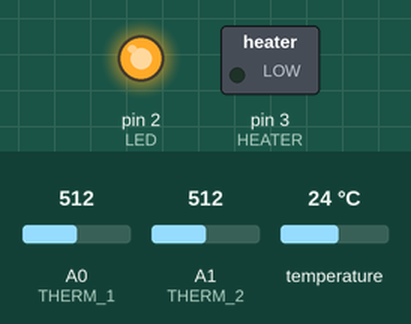
Simulated run of this sketch. Board: Arduino Uno, built with avr-gcc and run on an emulated ATmega328P. On the bench: switched loads named in the sketch (green lamp = pin HIGH), output pins drawn as LEDs (lit = HIGH). The test bench sets the inputs (shaded band); at power-on: A1 (THERM_2) = 512, A0 (THERM_1) = 512, temperature 24 °C. What the sketch prints to the serial monitor is not drawn.

Above: at 1.5 s.
1.6 s: A1 (THERM_2) set to 765
3.1 s: A1 (THERM_2) set to 784
Timing chart, 0 to 6.1 s (numbered marks = the images above; inputs shaded):
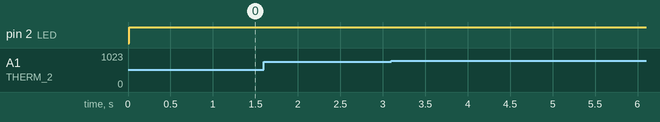

The sketch:

Uno_Transparent_Ice_V5.ino
```cpp
#include <OneWire.h>
#include <DallasTemperature.h>
#include <Wire.h>

// Project Four - Heat maker
//
#define LED 2 //connect LED to digital pin2
#define HEATER 3
#define ONE_WIRE_BUS 7
#define THERM_1 A0   // In the middle of the cup
#define THERM_2 A1   // At the bottom of the cup

#define THERMISTORNOMINAL 10000   // resistance at 25 degrees C
#define TEMPERATURENOMINAL 25     // temp. for nominal resistance (almost always 25 C)
#define NUMSAMPLES 5              // Filter
#define BCOEFFICIENT 3950         // The beta coefficient of the thermistor (usually 3000-4000)
#define SERIESRESISTOR 10000      // the value of the 'other' resistor

const int chipSelect = 4;
const float maxFreqVal = 80.0;

// Setup a oneWire instance to communicate with any OneWire devices (not just Maxim/Dallas temperature ICs)
OneWire oneWire(ONE_WIRE_BUS);

// Pass our oneWire reference to Dallas Temperature.
DallasTemperature sensors(&oneWire);

unsigned long startTime;
int volatileTemp = 0;
bool cont = true;
int count = 0;
int therm1Samp[NUMSAMPLES];
int therm2Samp[NUMSAMPLES];
bool initialPreFreezeState = false;
float* focusedProbeTemp;
float* prevFocusedProbeTemp;

void setup()
{
  //  pinMode(10, OUTPUT);
  //  digitalWrite(10, HIGH);
  pinMode(HEATER, OUTPUT);
  pinMode(LED, OUTPUT);
  Serial.begin(9600);

  // Start up the library
  sensors.begin();
  analogReference(EXTERNAL);
  Wire.begin();

}

void loop()
{
  float heatSinkTemp = 0.0;
  float therm1 = 0.0;
  float therm2 = 0.0;
  uint8_t i;
  float therm1Avg = 0;
  float therm2Avg = 0;
  String dataString = "";
  String tempStatus = "";

  //// Turn on LED
  digitalWrite(LED, HIGH);

  //// Request for temperature(F) to probe closest to heat sink.
  sensors.requestTemperatures();
  heatSinkTemp = DallasTemperature::toFahrenheit(sensors.getTempCByIndex(0));

  //// Thermistor 1 (middle of cup) and 2 (bottom of cup)

  // Sum N samples with delay
  for (i = 0; i < NUMSAMPLES; i++) {
    therm1Samp[i] = analogRead(THERM_1);
    therm2Samp[i] = analogRead(THERM_2);
    delay(10);
  }

  // Average samples
  for (i = 0; i < NUMSAMPLES; i++) {
    therm1Avg += therm1Samp[i];
    therm2Avg += therm2Samp[i];
  }
  therm1Avg /= NUMSAMPLES;
  therm2Avg /= NUMSAMPLES;

  // Convert value to thermistor resistance
  therm1Avg = valToThermRes(therm1Avg);
  therm2Avg = valToThermRes(therm2Avg);

  // Convert average thermal resistance to temperature (F)
  therm1 = resToFahren(therm1Avg);
  therm2 = resToFahren(therm2Avg);

  ////  Heater logic

  // Beginning initialization state of the freezing process.
  // Cool container down to 33.0 F from variable intial temp.
  if (!initialPreFreezeState && therm2 >= 33.0) {
    analogWrite(HEATER, 0);
  } else if (!initialPreFreezeState && therm2 < 33.0) {
    initialPreFreezeState = true;
    startTime = millis();
    focusedProbeTemp = &therm2;
    prevFocusedProbeTemp = &therm2;
    volatileTemp = 70;  // Beginning at approx. 28%
  }

  if (initialPreFreezeState) {

    // Code to focus on which probe gain data from based on ice level.

    // Measuring in 30 minute intervals
    if (((millis() - startTime) % 1800000) == 0) {
      count++;
    }

    if (*prevFocusedProbeTemp < 30.5) {
      if (count >= 2 && focusedProbeTemp == &therm2) {
        focusedProbeTemp = &therm1;
      } else if (count >= 4 && focusedProbeTemp == &therm1) {
        prevFocusedProbeTemp = &therm1;
        focusedProbeTemp = &heatSinkTemp;
      }
    }

    if ((*focusedProbeTemp >= 31.5) && (*focusedProbeTemp <= 32.5)) {
      if ((heatSinkTemp >= therm1) && (therm1 > therm2)) {
        // Do nothing. Probably use a go to statemnt or whatever...
        // Ideal spot to be in.
        tempStatus = "Ideal State";
      } else {
        tempStatus = "Stable";
      }
    } else if (*focusedProbeTemp > 32.5) {
      volatileTemp -= 3; // decreasing heat gen. power level by 1%
      tempStatus = "DecPow";
    } else if (*focusedProbeTemp < 31.5) {
      volatileTemp += 3; // increasing heat gen. power level by 1%
      tempStatus = "IncPow";
    }
  }

//  analogWrite(HEATER, 200);
  //// SD Card datalogging

  // Create data string for heatSink, therm1, and therm2
  dataString += String(millis());
  dataString += "\t";
  dataString += String(heatSinkTemp);
  dataString += "\t";
  dataString += String(therm1);
  dataString += "\t";
  dataString += String(therm2);
  dataString += "\t";
  dataString += tempStatus;
  dataString += "\t";
  dataString += volatileTemp;

//  Wire.beginTransmission(9);                // transmit to device #9
//  Wire.write(dataString.c_str());              // sends x
//  Wire.endTransmission();

  Serial.println(dataString);
  delay(1000);
}

float valToThermRes(float value) {
  float result = SERIESRESISTOR / (1023 / value - 1);
  return result;
}

float resToFahren(float resistance) {
  float steinhart = 0.0;
  steinhart = resistance / THERMISTORNOMINAL;        // (R/Ro)
  steinhart = log(steinhart);                        // ln(R/Ro)
  steinhart /= BCOEFFICIENT;                         // 1/B * ln(R/Ro)
  steinhart += 1.0 / (TEMPERATURENOMINAL + 273.15);  // + (1/To)
  steinhart = 1.0 / steinhart;                       // Invert
  steinhart -= 273.15;                               // convert to C
  steinhart *= 9.0 / 5;                              // In Fahrenheight
  steinhart += 32;

  return steinhart;
}
```

Measured:
- after the input at 1.6 s, every drawn part: stays the same
- after the input at 3.1 s, every drawn part: stays the same
